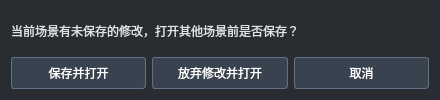
<?xml version="1.0" encoding="UTF-8"?>
<ui version="4.0"><class>UnsavedSceneDialog</class><widget class="QDialog" name="UnsavedSceneDialog"><property name="windowTitle"><string>场景尚未保存</string></property><property name="minimumSize"><size><width>440</width><height>0</height></size></property><property name="styleSheet"><string>QDialog { background:#292c31; color:#e0e2e6; } QLabel { color:#e0e2e6; } QLineEdit { background:#1d1f23; color:#ffffff; border:1px solid #59616d; border-radius:3px; padding:6px; } QPushButton { background:#39424f; color:#ffffff; border:1px solid #637287; border-radius:3px; padding:6px 16px; } QPushButton:hover { background:#46566b; } QLabel#errorLabel { color:#ffb3b3; }</string></property>
<layout class="QVBoxLayout" name="mainLayout"><item><widget class="QLabel" name="messageLabel"><property name="text"><string>当前场景有未保存的修改，打开其他场景前是否保存？</string></property><property name="wordWrap"><bool>true</bool></property></widget></item>
<item><layout class="QHBoxLayout" name="buttonLayout"><item><widget class="QPushButton" name="saveButton"><property name="text"><string>保存并打开</string></property></widget></item><item><widget class="QPushButton" name="discardButton"><property name="text"><string>放弃修改并打开</string></property></widget></item><item><widget class="QPushButton" name="cancelButton"><property name="text"><string>取消</string></property></widget></item></layout></item>
</layout></widget><resources/><connections/></ui>
